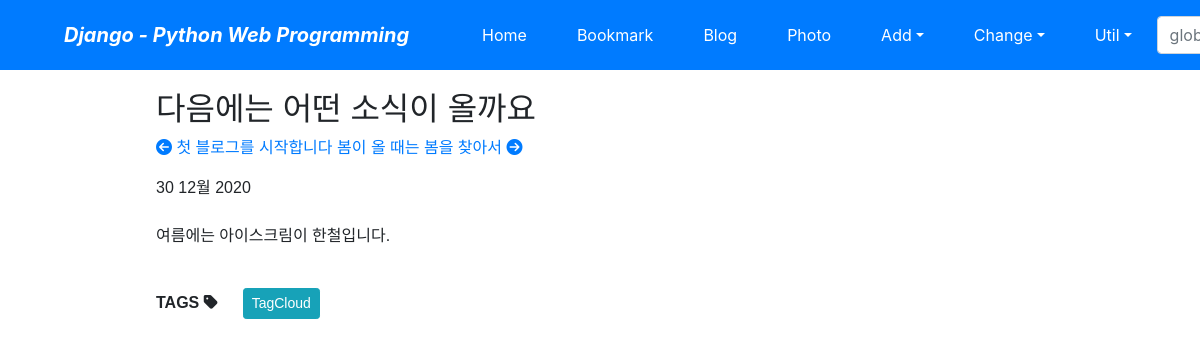
/blog/post/다음에는-어떤-소식이/, run on the app's committed database.
### blog/models.py (models this page shows, shortened)
class Post(models.Model):
    title = models.CharField(verbose_name='TITLE', max_length=50)
    slug = models.SlugField('SLUG', unique=True, allow_unicode=True, help_text='one word for title alias.')
    description = models.CharField('DESCRIPTION', max_length=100, blank=True, help_text='simple description text.')
    content = models.TextField('CONTENT')
    create_dt = models.DateTimeField('CREATE DATE', auto_now_add=True)
    modify_dt = models.DateTimeField('MODIFY DATE', auto_now=True)
    tags=TaggableManager(blank=True)
    owner=models.ForeignKey(User, on_delete=models.CASCADE, verbose_name='OWNER', blank=True, null=True)
    class Meta:
        verbose_name = 'post'
        verbose_name_plural = 'posts'
        db_table = 'blog_posts'
        ordering = ('-modify_dt',)
    def __str__(self):
        return self.title
    def get_absolute_url(self):
        return reverse('blog:post_detail', args=(self.slug,))
    def get_previous(self):
        return self.get_previous_by_modify_dt()
    def get_next(self):
        return self.get_next_by_modify_dt()

### blog/views.py (called while the page is built)
    def get_context_data(self, **kwargs):
        context=super().get_context_data(**kwargs)
        context['disqus_short'] = f"{settings.DISQUS_SHORTNAME}"
        context['disqus_id'] = f"post-{self.object.id}-{self.object.slug}"
        context['disqus_url']=f"{settings.DISQUS_MY_DOMAIN}{self.object.get_absolute_url()}"
        context['disqus_title']=f"{self.object.slug}"
        return context

### blog/templates/blog/post_detail.html (shortened to what this page needs)
{% extends "base.html" %}
{% block content %}
<div class = "post-body">
<h2>{{ object.title }}</h2>
<p>
    {% if object.get_next %}
    <a href="{{ object.get_next.get_absolute_url }}" title="View previous post">
    	<i class="fas fa-arrow-circle-left"></i>   {{ object.get_next }}
    </a>
    {% endif %}
    {% if object.get_previous %}
    <a href="{{ object.get_previous.get_absolute_url }}" title="View next post">
    {{ object.get_previous }} <i class="fas fa-arrow-circle-right"> </i>
    </a>
    {% endif %}
</p>
 <div>{{ object.modify_dt|date:"j F Y" }}</div>
<br>
<div>
    {{ object.content|linebreaks }}
</div>
<br>
   <div>
        <b>TAGS</b> <i class="fas fa-tag"></i>
        {% load taggit_templatetags2_tags %}
        <a href="{% url 'blog:tag_cloud' %}"> <span class="btn btn-info btn-sm">TagCloud</span> </a>
    </div>
    <br>
</div>
{% endblock %}

### blog/templates/blog/post_detail.html (style rules this page uses)
.post-body { width: 80%; margin: auto; font-family: "Lucida Grande", Verdana, Arial, sans-serif; font-size: 16px; }

### data on the page
Post: title "다음에는 어떤 소식이 올까요", get_next "첫 블로그를 시작합니다", get_previous "봄이 올 때는 봄을 찾아서", modify_dt "30 12월 2020", content "여름에는 아이스크림이 한철입니다."
